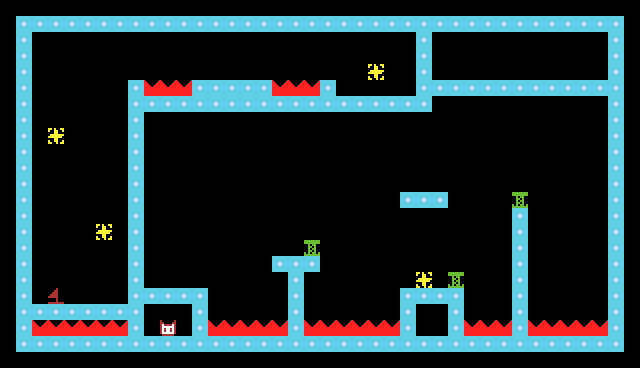

A level layout from a 2D game, rendered from its tile map. Below: a short description, then the map file with its tile-grid data intact:
An orthogonal 40x23 tile map with 16x16 px tiles, 1 tile layer (Tile Layer 2).

<map version="1.10" tiledversion="1.12.1" orientation="orthogonal" renderorder="right-down" width="40" height="23" tilewidth="16" tileheight="16" infinite="0" nextlayerid="3" nextobjectid="1">
 <editorsettings>
  <export target="map1.h" format="c_array" />
 </editorsettings>
 <tileset firstgid="1" source="tiles.tsx" />
 <layer id="2" name="Tile Layer 2" width="40" height="23">
  <data encoding="csv">
0,0,0,0,0,0,0,0,0,0,0,0,0,0,0,0,0,0,0,0,0,0,0,0,0,0,0,0,0,0,0,0,0,0,0,0,0,0,0,0,
0,2,2,2,2,2,2,2,2,2,2,2,2,2,2,2,2,2,2,2,2,2,2,2,2,2,2,2,2,2,2,2,2,2,2,2,2,2,2,0,
0,2,0,0,0,0,0,0,0,0,0,0,0,0,0,0,0,0,0,0,0,0,0,0,0,0,2,0,0,0,0,0,0,0,0,0,0,0,2,0,
0,2,0,0,0,0,0,0,0,0,0,0,0,0,0,0,0,0,0,0,0,0,0,0,0,0,2,0,0,0,0,0,0,0,0,0,0,0,2,0,
0,2,0,0,0,0,0,0,0,0,0,0,0,0,0,0,0,0,0,0,0,0,0,5,0,0,2,0,0,0,0,0,0,0,0,0,0,0,2,0,
0,2,0,0,0,0,0,0,2,1,1,1,2,2,2,2,2,1,1,1,2,0,0,0,0,0,2,2,2,2,2,2,2,2,2,2,2,2,2,0,
0,2,0,0,0,0,0,0,2,2,2,2,2,2,2,2,2,2,2,2,2,2,2,2,2,2,2,0,0,0,0,0,0,0,0,0,0,0,2,0,
0,2,0,0,0,0,0,0,2,0,0,0,0,0,0,0,0,0,0,0,0,0,0,0,0,0,0,0,0,0,0,0,0,0,0,0,0,0,2,0,
0,2,0,5,0,0,0,0,2,0,0,0,0,0,0,0,0,0,0,0,0,0,0,0,0,0,0,0,0,0,0,0,0,0,0,0,0,0,2,0,
0,2,0,0,0,0,0,0,2,0,0,0,0,0,0,0,0,0,0,0,0,0,0,0,0,0,0,0,0,0,0,0,0,0,0,0,0,0,2,0,
0,2,0,0,0,0,0,0,2,0,0,0,0,0,0,0,0,0,0,0,0,0,0,0,0,0,0,0,0,0,0,0,0,0,0,0,0,0,2,0,
0,2,0,0,0,0,0,0,2,0,0,0,0,0,0,0,0,0,0,0,0,0,0,0,0,0,0,0,0,0,0,0,0,0,0,0,0,0,2,0,
0,2,0,0,0,0,0,0,2,0,0,0,0,0,0,0,0,0,0,0,0,0,0,0,0,2,2,2,0,0,0,0,6,0,0,0,0,0,2,0,
0,2,0,0,0,0,0,0,2,0,0,0,0,0,0,0,0,0,0,0,0,0,0,0,0,0,0,0,0,0,0,0,2,0,0,0,0,0,2,0,
0,2,0,0,0,0,5,0,2,0,0,0,0,0,0,0,0,0,0,0,0,0,0,0,0,0,0,0,0,0,0,0,2,0,0,0,0,0,2,0,
0,2,0,0,0,0,0,0,2,0,0,0,0,0,0,0,0,0,0,6,0,0,0,0,0,0,0,0,0,0,0,0,2,0,0,0,0,0,2,0,
0,2,0,0,0,0,0,0,2,0,0,0,0,0,0,0,0,2,2,2,0,0,0,0,0,0,0,0,0,0,0,0,2,0,0,0,0,0,2,0,
0,2,0,0,0,0,0,0,2,0,0,0,0,0,0,0,0,0,2,0,0,0,0,0,0,0,5,0,6,0,0,0,2,0,0,0,0,0,2,0,
0,2,0,4,0,0,0,0,2,2,2,2,2,0,0,0,0,0,2,0,0,0,0,0,0,2,2,2,2,0,0,0,2,0,0,0,0,0,2,0,
0,2,2,2,2,2,2,2,2,0,0,0,2,0,0,0,0,0,2,0,0,0,0,0,0,2,0,0,2,0,0,0,2,0,0,0,0,0,2,0,
0,2,1,1,1,1,1,1,2,0,3,0,2,1,1,1,1,1,2,1,1,1,1,1,1,2,0,0,2,1,1,1,2,1,1,1,1,1,2,0,
0,2,2,2,2,2,2,2,2,2,2,2,2,2,2,2,2,2,2,2,2,2,2,2,2,2,2,2,2,2,2,2,2,2,2,2,2,2,2,0,
0,0,0,0,0,0,0,0,0,0,0,0,0,0,0,0,0,0,0,0,0,0,0,0,0,0,0,0,0,0,0,0,0,0,0,0,0,0,0,0
</data>
 </layer>
</map>
